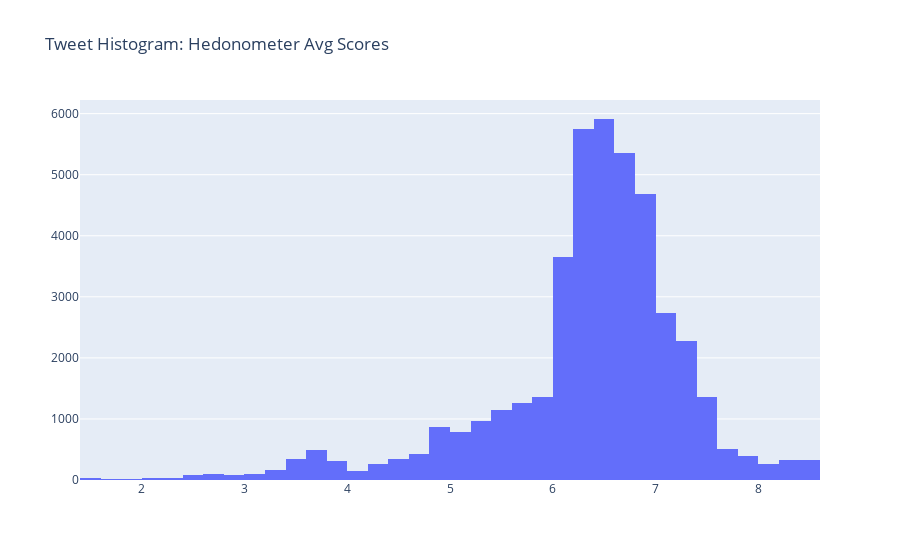

Notebook code cell kept with this figure:
### Code cell
# histogram of hedonometer tweet scores without tuning 
fig = go.Figure({'data':[
    go.Histogram(x=tweets_df['hedonometer_score'], nbinsx=50)
]
                , 'layout': {"title": {"text": "Tweet Histogram: Hedonometer Avg Scores"}}
                }  
               )
fig.show()

### Figure 1 — Plotly figure (JSON) as saved in the notebook; plotly's stock layout.template omitted (floating-point values rounded to 4 significant figures; data arrays with more than 128 entries replaced by an {"elided": "..."} marker saying what was removed)
{"data": [{"nbinsx": 50, "type": "histogram", "x": {"elided": "52542 float values"}}], "layout": {"autosize": true, "title": {"text": "Tweet Histogram: Hedonometer Avg Scores"}, "xaxis": {"autorange": true, "range": [1.4, 8.6], "type": "linear"}, "yaxis": {"autorange": true, "range": [0, 6223.0]}}}
